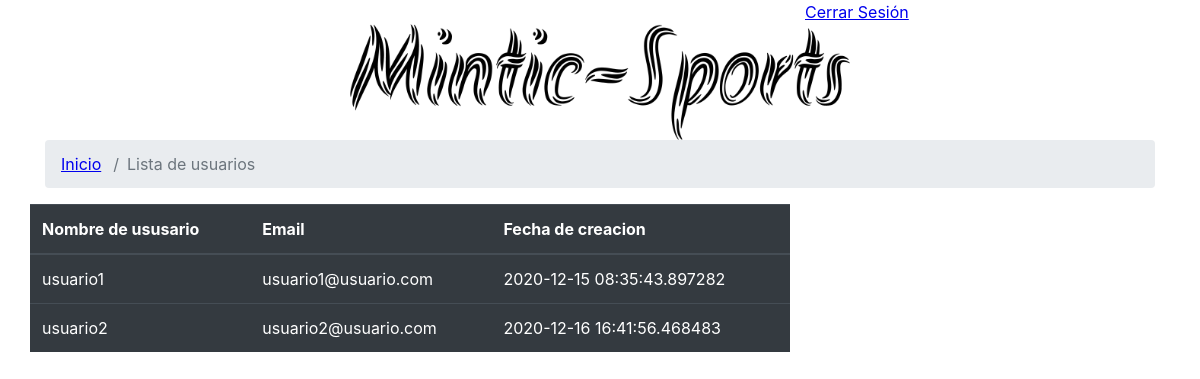
/listarusuarios (signed in), run on the app's committed database.
### tables this page shows
CREATE TABLE users (
    id         INTEGER      PRIMARY KEY AUTOINCREMENT,
    username   TEXT (25),
    password   TEXT (25),
    email      TEXT (30),
    creatusers DATE,
    rol        INTEGER (25) 
);

### app.py (the view)
@app.route('/listarusuarios', methods=['GET'])
@app.route('/listarusuarios/<string:id>', methods=['GET'])
def listarusuarios(id=None):
    if 'username' in session:
        titulo = "Listar usuarios"
        users = sqllistUser()
        return render_template('listarUsuarios.html', titulo=titulo, user=users)
    else:
        return redirect(url_for('login'))

### app.py (called while the page is built)
def sqllistUser():
    conex = conexion.get_db()
    cur = conex.cursor()
    sql = "SELECT * from users WHERE rol=2"
    cur.execute(sql)
    users = cur.fetchall()
    conex.close()
    return users

### conexion.py (called while the page is built)
def get_db():
    try:
        con=sqlite3.connect('sport.db')
        return con
    except :
        print('Error al conectar DB..')

### templates/listarUsuarios.html (shortened to what this page needs)
{% extends "ShemaPage.html" %} {% block contenido %}
<link rel="stylesheet" href="{{url_for('static',filename='css/tablaD.css')}}">
<div class="container">
    <div class="row">
        <div class="col-md-4 ml-auto">
            <a href="/cerrarsesion">Cerrar Sesión</a>
        </div>
    </div>
    <img src="{{url_for('static',filename='img/nombre.png')}}" class="rounded mx-auto d-block" alt="Logo Mintic">
    <nav aria-label="breadcrumb">
        <ol class="breadcrumb">
            <li class="breadcrumb-item"><a href="/portalAdmin">Inicio</a></li>
            <li class="breadcrumb-item active" aria-current="page">Lista de usuarios</li>
        </ol>
    </nav>
    <div class="row">
        <table class="list table table-hover table-dark col-8" id="employeeList">
            <thead>
                <tr>
                    <th scope="col">Nombre de ususario</th>
                    <th scope="col">Email</th>
                    <th scope="col">Fecha de creacion</th>
                </tr>
            </thead>
            <tbody>
                {%if user%} {% for user in user %}
                <tr id='{% print(user[0]) %}'>
                    <td>{% print(user[1]) %}</td>
                    <td>{% print(user[3]) %}</td>
                    <td>{% print(user[4]) %}</td>
                </tr>
                {% endfor %} {% endif %}
            </tbody>
        </table>
    </div>
</div>
{% endblock %}

### static/css/tablaD.css (style rules this page uses)
body { background: url(../img/backgroud.png); background-size: cover; }
table.list { width:100%; }
a { cursor: pointer; text-decoration: underline; color: #0000ee; margin-right: 4px; }
img { width: 45%; }

### data on the page
users: username "usuario1", email "usuario1@usuario.com", creatusers "2020-12-15 08:35:43.897282"
users: username "usuario2", email "usuario2@usuario.com", creatusers "2020-12-16 16:41:56.468483"
